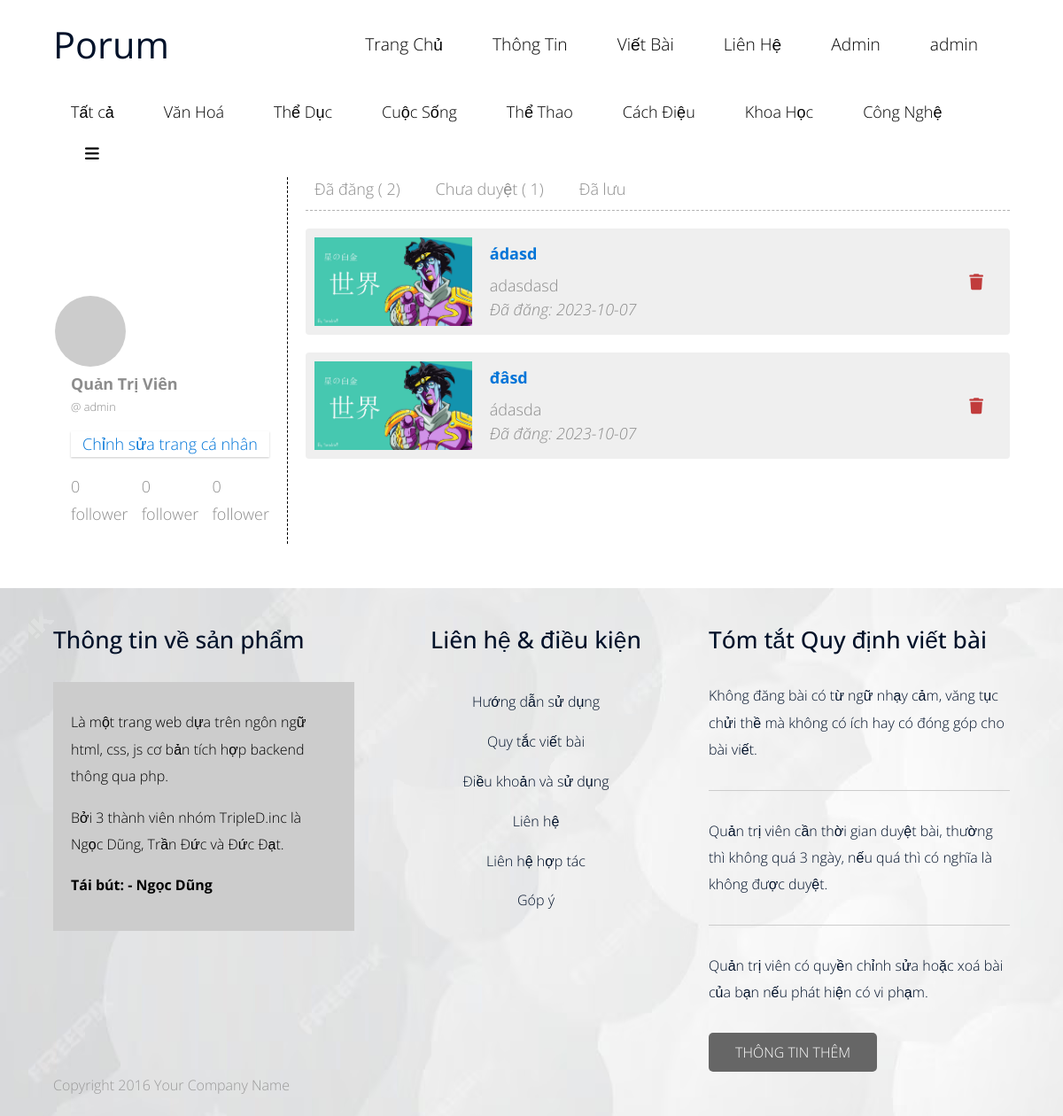
Screenshot of /DoAnTTCN/account/account-info.php (signed in) with the database file from the repository.
### tables this page shows
CREATE TABLE IF NOT EXISTS `tbl_menu` (
  `menuid` int NOT NULL AUTO_INCREMENT,
  `menuname` varchar(500) DEFAULT NULL,
  `parentid` int DEFAULT '0',
  `link` varchar(500) DEFAULT NULL,
  `position` int DEFAULT '0',
  PRIMARY KEY (`menuid`)
);

CREATE TABLE IF NOT EXISTS `tbl_category` (
  `categoryid` int NOT NULL AUTO_INCREMENT,
  `categoryname` varchar(500) DEFAULT NULL,
  PRIMARY KEY (`categoryid`)
);

CREATE TABLE IF NOT EXISTS `tbl_user` (
  `username` varchar(50) NOT NULL DEFAULT '',
  `password` varchar(500) DEFAULT NULL,
  `fullname` varchar(500) DEFAULT NULL,
  `phone` char(10) DEFAULT NULL,
  `email` char(100) DEFAULT NULL,
  `isadmin` bit(1) DEFAULT NULL,
  `avatar` varchar(500) DEFAULT NULL,
  `createddate` date DEFAULT NULL,
  `coverimg` varchar(500) DEFAULT NULL,
  `description` text,
  `sex` int DEFAULT NULL,
  `cccd` varchar(50) DEFAULT NULL,
  `address` varchar(500) DEFAULT NULL,
  PRIMARY KEY (`username`)
);

CREATE TABLE IF NOT EXISTS `tbl_post` (
  `postid` int NOT NULL AUTO_INCREMENT,
  `title` varchar(500) DEFAULT NULL,
  `asbtract` varchar(500) DEFAULT NULL,
  `thumnail` varchar(500) DEFAULT NULL,
  `content` text,
  `categoryid` int DEFAULT NULL,
  `createddate` date DEFAULT NULL,
  `username` varchar(50) DEFAULT NULL,
  `duyet` bit(1) DEFAULT NULL,
  PRIMARY KEY (`postid`),
  KEY `FK_tbl_post_tbl_category` (`categoryid`),
  CONSTRAINT `FK_tbl_post_tbl_category` FOREIGN KEY (`categoryid`) REFERENCES `tbl_category` (`categoryid`)
);

### DoAnTTCN/account/account-info.php (the view, shortened to what this page needs)
<?php
include '../config/config.php';
include '../layout/header.php';
$us = $_SESSION['username'];
$us_info = $conn->query("select * from tbl_user where username = '$us'");
$result_post_by_user = $conn->query(" select * from tbl_post where username = '$us' and duyet = 1 ");
$result_non_post_by_user = $conn->query(" select * from tbl_post where username = '$us' and duyet = 0 ");
$us_detail = $us_info->fetch_assoc();
?>
<div class="container-fluid grid-container-acc">
    <div class="info-sidebar">
        <div class="info-side-img"
            style="background-image: url('https://images.spiderum.com/sp-thumbnails/af03cbd0674511ee97ec155b2af6dc03.png')">
            <img src="https://www.gravatar.com/avatar/1e8d971f2d31a33d164c0de5c8a7c4f6?d=wavatar&f=y" alt="">
        </div>
        <div class="info-sidebar-name">
            <strong>
                <?php echo $us_detail['fullname'] ?>
            </strong>
            <p>@
                <?php echo $us_detail['username'] ?>
            </p>
            <button> <a href="/DoAnTTCN/account/account-info-change.php">Chỉnh sửa trang cá nhân</a> </button>
        </div>
        <div class="info-sidebar-follow">
            <div class="follower">
                0
                <p>follower</p>
            </div>
            <div class="follower">
                0
                <p>follower</p>
            </div>
            <div class="follower">
                0
                <p>follower</p>
            </div>
        </div>
    </div>
    <div class="info-more">
        <div class="info-more-select">
            <button onclick="openTab('posted')" class="info-more-option">Đã đăng (
                <?php echo $result_post_by_user->num_rows ?>)
            </button>
            <button onclick="openTab('saved')" class="info-more-option">Chưa duyệt (
                <?php echo $result_non_post_by_user->num_rows ?>)
            </button>
            <button onclick="openTab('nth3')" class="info-more-option">Đã lưu </button>
        </div>
        <div id="posted" class="info-more-list">
            <?php
            if ($result_post_by_user->num_rows > 0) {
                while ($post = $result_post_by_user->fetch_assoc()) {
                    ?>
                    <div class="info-more-item">
                        <div class="info-more-posted">
                            <div class="info-more-posted-img">
                                <img src=" <?php echo $post['thumnail'] ?>" alt="">
                            </div>
                            <div class="info-more-posted-details">
                                <div class="info-more-title">
                                    <a href=""><strong>
                                            <?php echo $post['title'] ?>
                                        </strong></a>
                                </div>
                                <div class="info-more-date">
                                    <div class="info-more-date-asbtract">
                                        <?php echo $post['asbtract'] ?>
                                    </div>
                                    <div class="info-more-date-time"> <i> Đã đăng:
                                            <?php echo $post['createddate'] ?>
                                        </i></div>
                                </div>
                            </div>
                            <div class="info-more-option-icon">
                                <a href=""><i class="fa-solid fa-trash"></i></a>
                            </div>
                        </div>
                    </div>
                    <?php
                }
            }
            ?>
        </div>
    </div>
</div>
<?php
include '../layout/footer.php'
    ?>

### DoAnTTCN/layout/header.php (shortened to what this page needs)
<?php
$query_menu = "select * from tbl_menu where position =0 limit 4";
$result_menu = $conn->query($query_menu);
$result_categories = $conn->query("select * from tbl_category limit 7");
?>
<!DOCTYPE html>
<html>
<head>
    <link rel="stylesheet" href="https://cdnjs.cloudflare.com/ajax/libs/font-awesome/6.4.2/css/all.min.css"
 />
    <link rel="stylesheet" href="/DoAnTTCN/resource/user/css/bootstrap.min.css">
    <link rel="stylesheet" href="/DoAnTTCN/resource/user/css/templatemo-style.css">
    <link rel="stylesheet" href="/DoAnTTCN/resource/user/css/blogcss.css">
    <link rel="stylesheet" href="/DoAnTTCN/resource/user/css/contentBox.css">
    <link rel="stylesheet" href="/DoAnTTCN/resource/user/css/nav-item-list.css">
    <link rel="stylesheet" href="/DoAnTTCN/resource/user/css/form-account.css">
    <link rel="stylesheet" href="/DoAnTTCN/resource/user/css/createblog.css">
    <link rel="stylesheet" href="/DoAnTTCN/resource/user/css/hidden-list.css">
    <link rel="stylesheet" href="/DoAnTTCN/resource/user/css/info-acc.css">
    <link rel="stylesheet" href="/DoAnTTCN/resource/user/css/change-info.css">
</head>
<body>
    <div class="tm-header">
        <div class="container-fluid">
            <div class="tm-header-inner">
                <a href="/DoAnTTCN/" class="navbar-brand tm-site-name">Porum</a>
                <nav class="navbar tm-main-nav">
                    <div class="collapse navbar-toggleable-sm" id="tmNavbar">
                        <ul class="nav navbar-nav">
                            <?php
                            if ($result_menu->num_rows > 0) {
                                while ($row_menu = $result_menu->fetch_assoc()) {
                                    ?>
                                    <li class="nav-item">
                                        <a href="<?php echo $row_menu['link'] ?>" class="nav-link">
                                            <?php echo $row_menu['menuname'] ?>
                                        </a>
                                    </li>
                                    <?php
                                }
                            }
                            ?>
                            <li class="nav-item">
                                <a href="/DoAnTTCN/admin" class="nav-link">
                                    Admin
                                </a>
                            </li>
                            <?php
                            if (isset($_SESSION['username'])) {
                                ?>
                                <li class="nav-item"  onclick="showDiv('profile')" >
                                    <div class="nav-link">
                                        <?php echo $_SESSION['username'] ?>
                                    </div>
                                </li>
                                <?php
                            }
                            ?>
                        </ul>
                    </div>
                </nav>
            </div>
            <div class="tm-header-2-inner">
                <div class="collapse navbar-toggleable-sm" id="tmNavbar">
                    <ul class="nav navbar-nav">
                        <li class="nav-item">
                            <a href="/DoAnTTCN/post/" class="nav-link">
                                Tất cả
                            </a>
                        </li>
                        <?php
                        if ($result_categories->num_rows > 0) {
                            while ($row_cate = $result_categories->fetch_assoc()) {
                                ?>
                                <li class="nav-item">
                                    <a href="/DoAnTTCN/post/?cateid=<?php echo $row_cate['categoryid'] ?>" class="nav-link">
                                        <?php echo $row_cate['categoryname'] ?>
                                    </a>
                                </li>
                                <?php
                            }
                        }
                        ?>
                        <li class="nav-item">
                            <a href="#" class="nav-link" onclick="showDiv('choosecate')"><i class="fa-solid fa-bars"></i></a>
                        </li>
                    </ul>
                </div>
            </div>
        </div>
    </div>

### rows the page displays
tbl_menu: menuname "Trang Chủ", menuid "1"
tbl_menu: menuname "Thông Tin"
tbl_menu: menuname "Viết Bài"
tbl_menu: menuname "Liên Hệ"
tbl_category: categoryname "Văn Hoá"
tbl_category: categoryname "Thể Dục"
tbl_category: categoryname "Cuộc Sống"
tbl_category: categoryname "Thể Thao"
tbl_category: categoryname "Cách Điệu"
tbl_category: categoryname "Khoa Học"
tbl_category: categoryname "Công Nghệ"
tbl_user: fullname "Quản Trị Viên", username "admin"
tbl_post: thumnail (picture), title "ádasd", asbtract "adasdasd", createddate "2023-10-07"
tbl_post: thumnail (picture), title "đâsd", asbtract "ádasda", createddate "2023-10-07"

### other values shown
$_SESSION['username'] "admin"
$result_post_by_user->num_rows "2"
